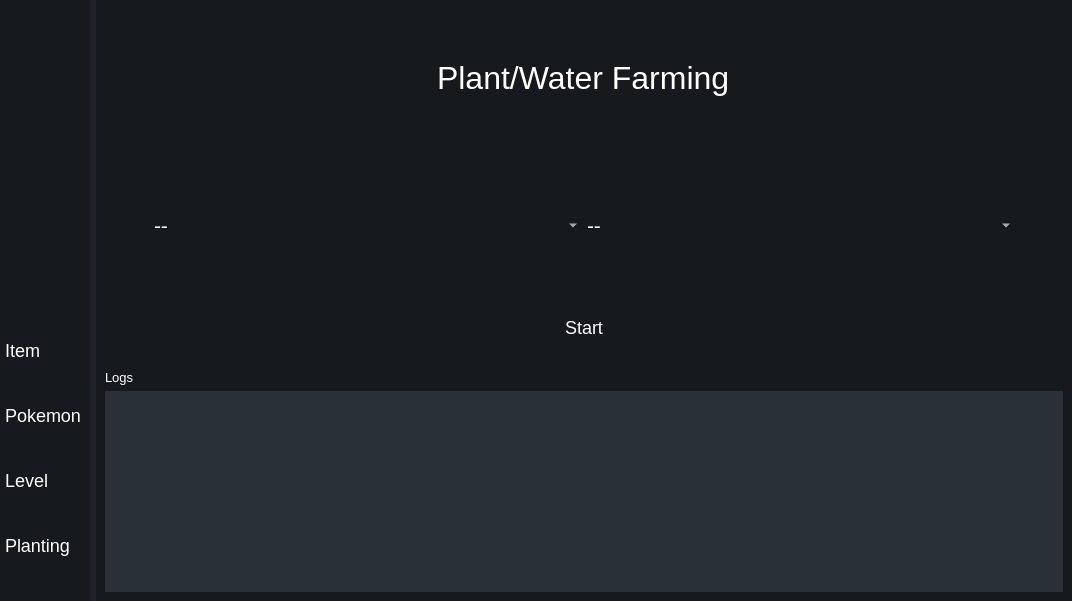
<?xml version="1.0" encoding="UTF-8"?>
<ui version="4.0">
 <class>MainWindow</class>
 <widget class="QMainWindow" name="MainWindow">
  <property name="geometry">
   <rect>
    <x>0</x>
    <y>0</y>
    <width>1072</width>
    <height>601</height>
   </rect>
  </property>
  <property name="font">
   <font>
    <pointsize>16</pointsize>
   </font>
  </property>
  <property name="windowTitle">
   <string>MainWindow</string>
  </property>
  <property name="styleSheet">
   <string notr="true">*{
	border: none;
	background-color: transparent;
	background: none;
	padding: 0;
	margin: 0;
	color: #fff;
}
#centralwidget{
	background-color: #1f232a;
}
#featurecontainer{
	background-color: #16191d;
}
#MainContainer{
	background-color: #16191d;
}</string>
  </property>
  <widget class="QWidget" name="centralwidget">
   <layout class="QHBoxLayout" name="horizontalLayout">
    <property name="leftMargin">
     <number>0</number>
    </property>
    <property name="topMargin">
     <number>0</number>
    </property>
    <property name="rightMargin">
     <number>0</number>
    </property>
    <property name="bottomMargin">
     <number>0</number>
    </property>
    <item alignment="Qt::AlignLeft">
     <widget class="QWidget" name="featurecontainer" native="true">
      <layout class="QVBoxLayout" name="verticalLayout">
       <property name="spacing">
        <number>0</number>
       </property>
       <property name="leftMargin">
        <number>0</number>
       </property>
       <property name="topMargin">
        <number>0</number>
       </property>
       <property name="rightMargin">
        <number>0</number>
       </property>
       <property name="bottomMargin">
        <number>0</number>
       </property>
       <item alignment="Qt::AlignTop">
        <widget class="QWidget" name="configsubcontainer" native="true">
         <property name="styleSheet">
          <string notr="true">QPushButton{
	padding: 2px, 5px;
}</string>
         </property>
         <layout class="QVBoxLayout" name="verticalLayout_4">
          <item>
           <widget class="QPushButton" name="homeBtn">
            <property name="text">
             <string/>
            </property>
            <property name="icon">
             <iconset resource="resources.qrc">
              <normaloff>:/feather/feather/home.svg</normaloff>:/feather/feather/home.svg</iconset>
            </property>
            <property name="iconSize">
             <size>
              <width>30</width>
              <height>30</height>
             </size>
            </property>
           </widget>
          </item>
          <item>
           <widget class="QPushButton" name="settingsBtn">
            <property name="text">
             <string/>
            </property>
            <property name="icon">
             <iconset resource="resources.qrc">
              <normaloff>:/feather/feather/settings.svg</normaloff>:/feather/feather/settings.svg</iconset>
            </property>
            <property name="iconSize">
             <size>
              <width>30</width>
              <height>30</height>
             </size>
            </property>
           </widget>
          </item>
         </layout>
        </widget>
       </item>
       <item>
        <widget class="QWidget" name="scriptscontainer" native="true">
         <property name="styleSheet">
          <string notr="true">QPushButton{
	text-align: left;
	font-size: 18px;
	padding: 2px, 5px;
}</string>
         </property>
         <layout class="QVBoxLayout" name="verticalLayout_3">
          <property name="spacing">
           <number>0</number>
          </property>
          <property name="leftMargin">
           <number>5</number>
          </property>
          <property name="topMargin">
           <number>0</number>
          </property>
          <property name="bottomMargin">
           <number>0</number>
          </property>
          <item>
           <widget class="QPushButton" name="itemtn">
            <property name="text">
             <string>Item</string>
            </property>
           </widget>
          </item>
          <item>
           <widget class="QPushButton" name="pokemonBtn">
            <property name="text">
             <string>Pokemon</string>
            </property>
           </widget>
          </item>
          <item>
           <widget class="QPushButton" name="levelBtn">
            <property name="text">
             <string>Level</string>
            </property>
           </widget>
          </item>
          <item>
           <widget class="QPushButton" name="plantingBtn">
            <property name="text">
             <string>Planting</string>
            </property>
           </widget>
          </item>
         </layout>
        </widget>
       </item>
      </layout>
     </widget>
    </item>
    <item>
     <widget class="QWidget" name="MainContainer" native="true">
      <property name="sizePolicy">
       <sizepolicy hsizetype="Expanding" vsizetype="Expanding">
        <horstretch>0</horstretch>
        <verstretch>0</verstretch>
       </sizepolicy>
      </property>
      <layout class="QVBoxLayout" name="verticalLayout_2">
       <property name="spacing">
        <number>0</number>
       </property>
       <property name="leftMargin">
        <number>0</number>
       </property>
       <property name="topMargin">
        <number>0</number>
       </property>
       <property name="rightMargin">
        <number>0</number>
       </property>
       <property name="bottomMargin">
        <number>0</number>
       </property>
       <item>
        <widget class="QWidget" name="MainSubContainer" native="true">
         <property name="sizePolicy">
          <sizepolicy hsizetype="Preferred" vsizetype="Preferred">
           <horstretch>0</horstretch>
           <verstretch>3</verstretch>
          </sizepolicy>
         </property>
         <layout class="QVBoxLayout" name="verticalLayout_6">
          <item alignment="Qt::AlignHCenter">
           <widget class="QWidget" name="containertitlecombo" native="true">
            <property name="sizePolicy">
             <sizepolicy hsizetype="Preferred" vsizetype="Preferred">
              <horstretch>0</horstretch>
              <verstretch>4</verstretch>
             </sizepolicy>
            </property>
            <layout class="QVBoxLayout" name="verticalLayout_7">
             <item>
              <widget class="QLabel" name="title">
               <property name="font">
                <font>
                 <pointsize>24</pointsize>
                </font>
               </property>
               <property name="text">
                <string>Plant/Water Farming</string>
               </property>
              </widget>
             </item>
            </layout>
           </widget>
          </item>
          <item>
           <spacer name="verticalSpacer_2">
            <property name="orientation">
             <enum>Qt::Vertical</enum>
            </property>
            <property name="sizeHint" stdset="0">
             <size>
              <width>20</width>
              <height>40</height>
             </size>
            </property>
           </spacer>
          </item>
          <item>
           <widget class="QWidget" name="subconfigitem" native="true">
            <property name="sizePolicy">
             <sizepolicy hsizetype="Preferred" vsizetype="Preferred">
              <horstretch>0</horstretch>
              <verstretch>2</verstretch>
             </sizepolicy>
            </property>
            <layout class="QHBoxLayout" name="horizontalLayout_2">
             <item>
              <spacer name="horizontalSpacer">
               <property name="orientation">
                <enum>Qt::Horizontal</enum>
               </property>
               <property name="sizeType">
                <enum>QSizePolicy::Preferred</enum>
               </property>
               <property name="sizeHint" stdset="0">
                <size>
                 <width>40</width>
                 <height>20</height>
                </size>
               </property>
              </spacer>
             </item>
             <item>
              <widget class="QComboBox" name="placeCombo">
               <property name="font">
                <font>
                 <pointsize>16</pointsize>
                </font>
               </property>
               <property name="styleSheet">
                <string notr="true">background-color: transparent;</string>
               </property>
               <item>
                <property name="text">
                 <string>--</string>
                </property>
               </item>
              </widget>
             </item>
             <item>
              <widget class="QComboBox" name="actionCombo">
               <property name="font">
                <font>
                 <pointsize>16</pointsize>
                </font>
               </property>
               <property name="styleSheet">
                <string notr="true">background-color: transparent;</string>
               </property>
               <item>
                <property name="text">
                 <string>--</string>
                </property>
               </item>
              </widget>
             </item>
             <item>
              <spacer name="horizontalSpacer_2">
               <property name="orientation">
                <enum>Qt::Horizontal</enum>
               </property>
               <property name="sizeType">
                <enum>QSizePolicy::Preferred</enum>
               </property>
               <property name="sizeHint" stdset="0">
                <size>
                 <width>40</width>
                 <height>20</height>
                </size>
               </property>
              </spacer>
             </item>
            </layout>
           </widget>
          </item>
          <item>
           <spacer name="verticalSpacer">
            <property name="orientation">
             <enum>Qt::Vertical</enum>
            </property>
            <property name="sizeHint" stdset="0">
             <size>
              <width>20</width>
              <height>40</height>
             </size>
            </property>
           </spacer>
          </item>
          <item alignment="Qt::AlignHCenter">
           <widget class="QWidget" name="buttonscontainer" native="true">
            <property name="sizePolicy">
             <sizepolicy hsizetype="Preferred" vsizetype="Preferred">
              <horstretch>0</horstretch>
              <verstretch>1</verstretch>
             </sizepolicy>
            </property>
            <property name="styleSheet">
             <string notr="true">QPushButton{
	font-size: 18px;
	padding: 2px, 5px;
}</string>
            </property>
            <layout class="QHBoxLayout" name="horizontalLayout_3">
             <item>
              <widget class="QPushButton" name="pushButton">
               <property name="sizePolicy">
                <sizepolicy hsizetype="Preferred" vsizetype="Fixed">
                 <horstretch>0</horstretch>
                 <verstretch>0</verstretch>
                </sizepolicy>
               </property>
               <property name="font">
                <font>
                 <pointsize>-1</pointsize>
                </font>
               </property>
               <property name="styleSheet">
                <string notr="true"/>
               </property>
               <property name="text">
                <string>Start</string>
               </property>
              </widget>
             </item>
            </layout>
           </widget>
          </item>
         </layout>
        </widget>
       </item>
       <item>
        <widget class="QWidget" name="LogSubContainer" native="true">
         <property name="sizePolicy">
          <sizepolicy hsizetype="Preferred" vsizetype="Preferred">
           <horstretch>0</horstretch>
           <verstretch>2</verstretch>
          </sizepolicy>
         </property>
         <layout class="QVBoxLayout" name="verticalLayout_5">
          <item alignment="Qt::AlignTop">
           <widget class="QLabel" name="label">
            <property name="font">
             <font>
              <pointsize>10</pointsize>
             </font>
            </property>
            <property name="text">
             <string>Logs</string>
            </property>
           </widget>
          </item>
          <item>
           <widget class="QScrollArea" name="scrollLog">
            <property name="enabled">
             <bool>true</bool>
            </property>
            <property name="sizePolicy">
             <sizepolicy hsizetype="Preferred" vsizetype="Expanding">
              <horstretch>0</horstretch>
              <verstretch>0</verstretch>
             </sizepolicy>
            </property>
            <property name="styleSheet">
             <string notr="true">background-color: #2a3038;</string>
            </property>
            <property name="widgetResizable">
             <bool>true</bool>
            </property>
            <widget class="QWidget" name="scrollAreaWidgetContents">
             <property name="geometry">
              <rect>
               <x>0</x>
               <y>0</y>
               <width>954</width>
               <height>190</height>
              </rect>
             </property>
             <property name="styleSheet">
              <string notr="true"/>
             </property>
            </widget>
           </widget>
          </item>
         </layout>
        </widget>
       </item>
      </layout>
     </widget>
    </item>
   </layout>
  </widget>
 </widget>
 <resources>
  <include location="resources.qrc"/>
 </resources>
 <connections/>
</ui>
